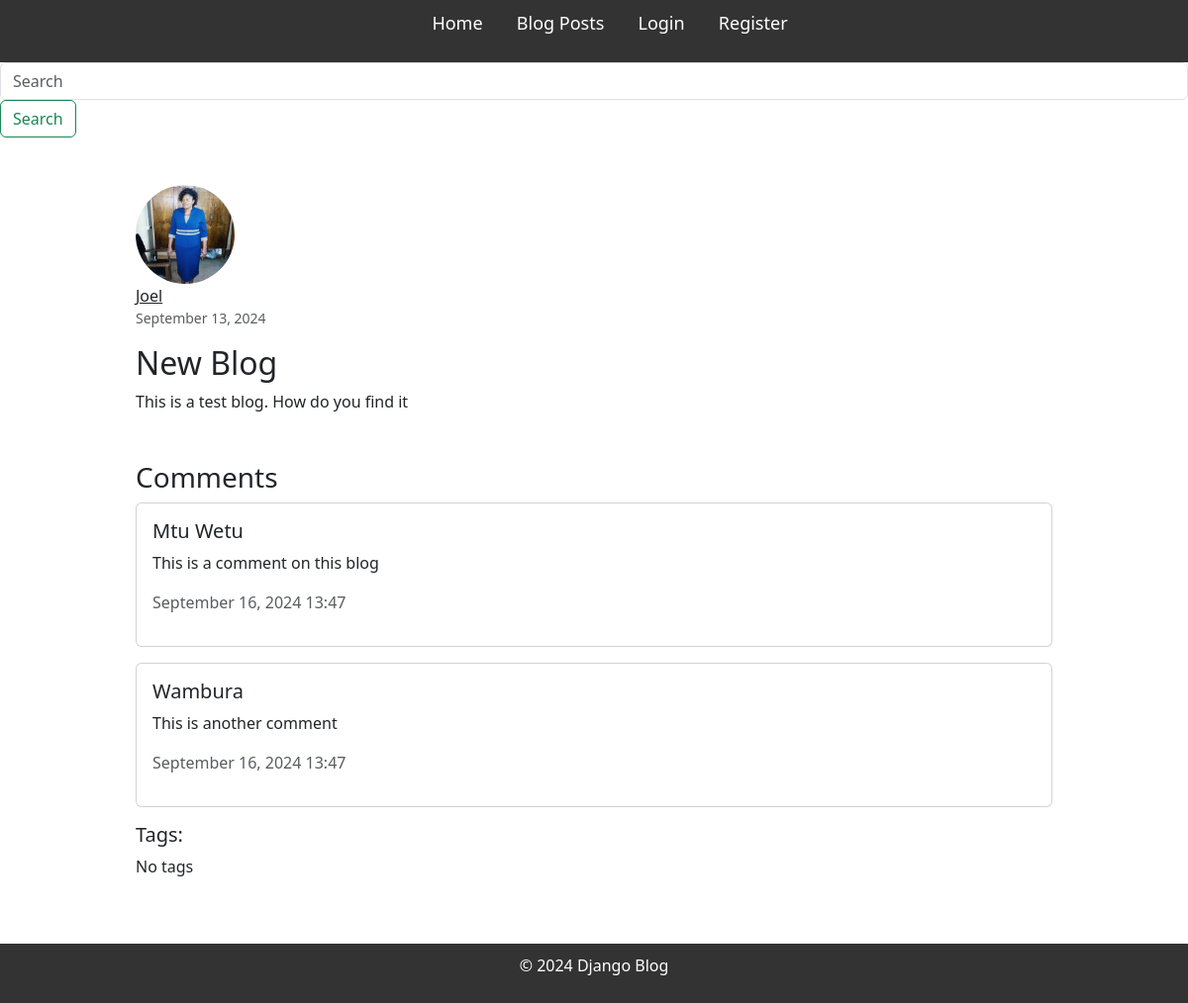
The app's page /post/1/ with its own data.
### blog/models.py (models this page shows, shortened)
class Post(models.Model):
    title = models.CharField(max_length=200)
    content = models.TextField()
    published_date = models.DateTimeField(auto_now_add=True)
    author = models.ForeignKey(User, on_delete=models.CASCADE, related_name='posts')
    tags = models.ManyToManyField(Tag, related_name='posts', blank=True)
    tags = TaggableManager()

class Profile(models.Model):
    user = models.OneToOneField(User, on_delete=models.CASCADE)
    image = models.ImageField(default='default.jpg', upload_to='progile_pics')

class Comment(models.Model):
    post = models.ForeignKey(Post, related_name="comments", on_delete=models.CASCADE)
    author = models.CharField(max_length=250)
    content = models.TextField()
    created_at = models.DateTimeField(auto_now_add=True)
    updated_at = models.DateTimeField(auto_now_add=True)

### blog/views.py (the view)
# urls.py: path('post/<int:pk>/', PostDetailView.as_view(), name='post-detail'),
class PostDetailView(DetailView):
    model = Post
    context_object_name = 'post'

### blog/templates/blog/post_detail.html (shortened to what this page needs)
{% extends "blog/base.html" %}
{% block content %}
    <div class="container mt-5">
        <div class="row justify-content-center">
            <div class="col-md-10">
                <article class="media">
                    <img class="rounded-circle mr-3" src="{{ object.author.profile.image.url }}" alt="Profile Image" width="100" height="100">
                    <div class="media-body">
                        <div class="d-flex justify-content-between">
                            <div>
                                <a class="font-weight-bold text-dark" href="#">{{ object.author }}</a>
                                <small class="text-muted d-block">{{ object.published_date|date:"F d, Y" }}</small>
                            </div>
                        </div>
                        <h2 class="mt-3">{{ object.title }}</h2>
                        <p class="mt-2">{{ object.content }}</p>
                        <div class="comments mt-5">
                            <h3>Comments</h3>
                            <div class="comment-list">
                                {% for comment in object.comments.all %}
                                    <div class="comment card mb-3">
                                        <div class="card-body">
                                            <h5 class="card-title">{{ comment.author }}</h5>
                                            <p class="card-text">{{ comment.content }}</p>
                                            <p class="text-muted">{{ comment.created_at|date:"F d, Y H:i" }}</p>
                                        </div>
                                    </div>
                                {% empty %}
                                    <p class="text-muted">No comments yet. Be the first to comment!</p>
                                {% endfor %}
                            </div>
                        </div>
                    </div>
                </article>
                <div class="tags mt-3">
                    <h5>Tags:</h5>
                    {% for tag in post.tags.all %}
                        <a href="{% url 'posts_by_tag' tag.name %}" class="badge badge-info">{{ tag.name }}</a>
                    {% empty %}
                        <p>No tags</p>
                    {% endfor %}
                </div>
            </div>
        </div>
    </div>
{% endblock content %}

### blog/static/css/styles.css (style rules this page uses)
* { margin: 0; padding: 0; box-sizing: border-box; }
body { font-family: Arial, sans-serif; background-color: #f9f9f9; color: #333; }

### records on screen
Post: author.profile.image (picture), author "Joel", published_date "September 13, 2024", title "New Blog", content "This is a test blog. How do you find it"
Comment: author "Mtu Wetu", content "This is a comment on this blog", created_at "September 16, 2024 13:47"
Comment: author "Wambura", content "This is another comment", created_at "September 16, 2024 13:47"
